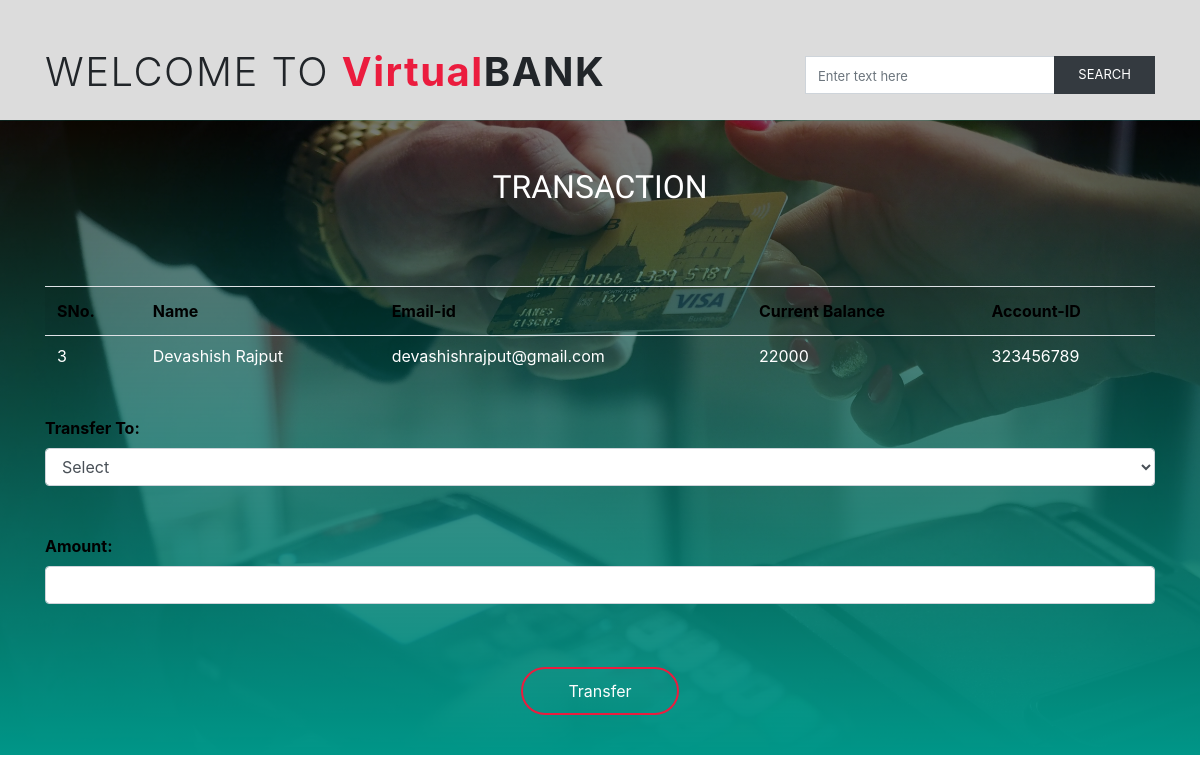
The app's page /selecteduser.php?id=3 with its own data.
### tables this page shows
CREATE TABLE `userinfo` (
  `SNo` int(255) NOT NULL,
  `Name` varchar(255) NOT NULL,
  `Email-id` varchar(255) NOT NULL,
  `CurrentBalance` varchar(255) NOT NULL,
  `Account-ID` varchar(255) NOT NULL
);

### selecteduser.php (the view, shortened to what this page needs)
<!DOCTYPE html>
<html>
    <head>
        <link rel="stylesheet" href="https://use.fontawesome.com/releases/v5.7.0/css/all.css">
        <link rel="stylesheet" href="https://maxcdn.bootstrapcdn.com/bootstrap/4.5.2/css/bootstrap.min.css">
        <link rel="stylesheet" href="https://cdnjs.cloudflare.com/ajax/libs/font-awesome/4.7.0/css/font-awesome.min.css">
        <link rel="stylesheet" href="selected-style.css">
    </head>
    <body>
        <header>
            <div class="headersection">
            <div class="container">
                <div class="row pt-5 pb-3">
                    <div class="col-lg-8">
                       <h1 class="font-weight-light">WELCOME TO <span class="font-weight-bold" style="color: rgb(235, 28, 62);">Virtual</span><span class="font-weight-bold">BANK</span></h1>
                    </div>
                    <div class="col-lg-4 mt-2">
                       <div class="input-group">
                        <input type="text" class="form-control rounded-0" placeholder="Enter text here">
                        <div class="input-group-append">
                        <button class="btn btn-dark text-uppercase rounded-0 px-4 border-0" type="submit">Search</button>
                        </div>
                       </div>
                    </div>
                </div>
            </div>
            </div>
        </header>
            <div class="back">
            <h2 class="text-center text-uppercase py-5 text-white" style="font-family: 'Kaushan Script', cursive;">Transaction</h2>
            <div class="container">
                <?php
                    include 'config.php';
                    $sid=$_GET['id'];
                    $sql = "SELECT * FROM `userinfo` WHERE SNo=$sid";
                    $result=mysqli_query($conn,$sql);
                    $rows=mysqli_fetch_assoc($result);
                ?>
                <form method="POST" name="tcredit" class="tabletext" action=""><br>
            <div>
                <table class="table table-striped table-condensed">
                    <tr style="color: black;">
                        <th>SNo.</th>
                        <th>Name</th>
                        <th>Email-id</th>
                        <th>Current Balance</th>
                        <th>Account-ID</th>
                    </tr>
                    <tr style="color: white;">
                        <td data-label="SNo." class="py-2"><?php echo $rows['SNo'] ?></td>
                        <td data-label="Name" class="py-2"><?php echo $rows['Name'] ?></td>
                        <td data-label="Email-id" class="py-2"><?php echo $rows['Email-id'] ?></td>
                        <td data-label="Current Balance" class="py-2"><?php echo $rows['CurrentBalance'] ?></td>
                        <td data-label="Account-ID" class="py-2"><?php echo $rows['Account-ID'] ?></td>
                    </tr>
                </table>
            </div>
            <br>
            <label style="color: black;"><b>Transfer To:</b></label>
            <select name="to" class="form-control" required>
                <option value="" disabled selected>Select</option>
            </select>
            <br>
            <br>
                <label style="color : black;"><b>Amount:</b></label>
                <input type="number" class="form-control" name="amount" required>
                <br><br>
                    <div class="text-center" >
                <button class="btn" name="submit" type="submit" id="myBtn">Transfer</button>
                </div>
            </form>
            </div>
        </div>
    </body>
</html>

### selected-style.css (style rules this page uses)
* { margin: 0; padding: 0; box-sizing: border-box; }
html { scroll-behavior: smooth; }
header { width: 100%; height: 100%; background-color: gainsboro; }
.headersection h1 { letter-spacing: 1.5px; }
.input-group input::placeholder, .input-group button { font-size: small; }
.back { background: linear-gradient(rgba(0,0,0,0.5), #009688), url(transfer.jpg); background-size: cover; background-position: center; width: 100%; height: 100%; }
#myBtn { border-radius: 30px; color: rgb(253, 253, 253); text-decoration: none; padding: 10px 45px; display: inline-block; margin-top: 15px; margin-bottom: 40px; border: 2px rgb(235, 28, 62) solid; }
table td::before { display: none; }

### records on screen
userinfo: SNo "3", Name "Devashish Rajput", value "devashishrajput@gmail.com", CurrentBalance "22000", value "323456789"
